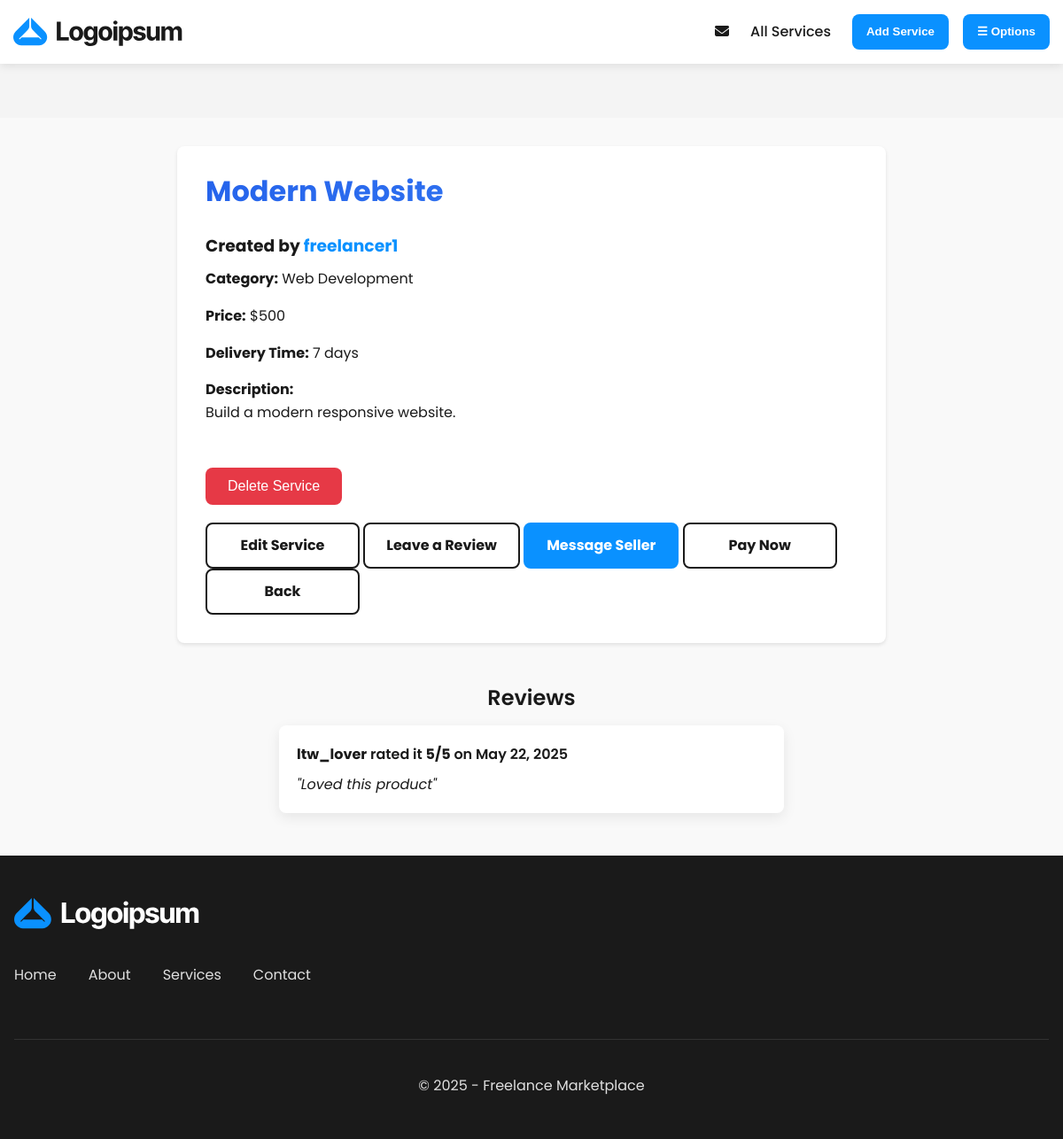
/pages/services/view.php?id=1 (signed in), run on the app's committed database.
### tables this page shows
CREATE TABLE Services (
    id INTEGER PRIMARY KEY AUTOINCREMENT,
    freelancer_id INTEGER NOT NULL,
    title TEXT NOT NULL,
    description TEXT NOT NULL,
    category_id INTEGER NOT NULL,
    price REAL NOT NULL,
    delivery_time INTEGER NOT NULL,
    created_at DATETIME DEFAULT CURRENT_TIMESTAMP,
    image_path TEXT,
    video_path TEXT,
    FOREIGN KEY (freelancer_id) REFERENCES Users(id),
    FOREIGN KEY (category_id) REFERENCES Categories(id)
);

CREATE TABLE Categories (
    id INTEGER PRIMARY KEY AUTOINCREMENT,
    name TEXT UNIQUE NOT NULL,
    description TEXT
);

CREATE TABLE Reviews (
    id INTEGER PRIMARY KEY AUTOINCREMENT,
    service_id INTEGER NOT NULL,
    client_id INTEGER NOT NULL,
    rating INTEGER CHECK(rating BETWEEN 1 AND 5) NOT NULL,
    comment TEXT,
    created_at DATETIME DEFAULT CURRENT_TIMESTAMP,
    FOREIGN KEY (service_id) REFERENCES Services(id),
    FOREIGN KEY (client_id) REFERENCES Users(id)
);

CREATE TABLE Users (
    id INTEGER PRIMARY KEY AUTOINCREMENT,
    name TEXT NOT NULL,
    username TEXT UNIQUE NOT NULL,
    email TEXT UNIQUE NOT NULL,
    password TEXT NOT NULL,
    is_admin INTEGER DEFAULT 0,
    created_at DATETIME DEFAULT CURRENT_TIMESTAMP
);

### public/includes/utils.php (called while the page is built, shortened)
<?php
function isLoggedIn() {
    return isset($_SESSION['user_id']);
}
function getCurrentUserId() {
    return isLoggedIn() ? $_SESSION['user_id'] : null;
}
?>

### public/pages/services/view.php (the view, shortened to what this page needs)
<?php
require_once '../../includes/utils.php';
$serviceId = $_GET['id'] ?? null;
$db = getDB();
$stmt = $db->prepare("
    SELECT Services.*, Categories.name AS category_name, Users.username AS freelancer_name
    FROM Services
    JOIN Categories ON Services.category_id = Categories.id
    JOIN Users ON Services.freelancer_id = Users.id
    WHERE Services.id = ?
");
$stmt->execute([$serviceId]);
$service = $stmt->fetch(PDO::FETCH_ASSOC);
$currentUserId = getCurrentUserId();
$isAdmin = false;
if ($currentUserId) {
    $stmt = $db->prepare("SELECT is_admin FROM Users WHERE id = ?");
    $stmt->execute([$currentUserId]);
    $user    = $stmt->fetch(PDO::FETCH_ASSOC);
    $isAdmin = ($user && $user['is_admin'] == 1);
}
$stmtReviews = $db->prepare("
    SELECT Reviews.*, Users.username AS client_name
    FROM Reviews
    JOIN Users ON Reviews.client_id = Users.id
    WHERE Reviews.service_id = ?
    ORDER BY Reviews.created_at DESC
");
$stmtReviews->execute([$serviceId]);
$reviews = $stmtReviews->fetchAll(PDO::FETCH_ASSOC);
include_once '../../templates/header.php';
?>
<div class="profile-container">
    <h1 class="gradient-heading"><?php echo htmlspecialchars($service['title']); ?></h1>
    <h3><strong>Created by
        <a href="<?php echo SITE_URL; ?>account.php?user=<?php echo $service['freelancer_id']; ?>">
            <?php echo htmlspecialchars($service['freelancer_name']); ?>
        </a>
    </strong></h3>
    <p><strong>Category:</strong> <?php echo htmlspecialchars($service['category_name']); ?></p>
    <p><strong>Price:</strong> $<?php echo htmlspecialchars($service['price']); ?></p>
    <p><strong>Delivery Time:</strong> <?php echo htmlspecialchars($service['delivery_time']); ?> days</p>
    <p><strong>Description:</strong><br><?php echo nl2br(htmlspecialchars($service['description'])); ?></p>
    <?php if ($currentUserId === $service['freelancer_id'] || $isAdmin): ?>
        <form action="delete_service.php" method="POST" onsubmit="return confirm('Are you sure you want to delete this service?');" style="margin-top: 20px;">
            <button type="submit" class="btn-delete-service">Delete Service</button>
        </form>
        <a href="<?php echo SITE_URL; ?>/pages/services/edit_job.php?id=<?php echo $service['id']; ?>" class="btn">Edit Service</a>
    <?php endif; ?>
    <?php if ($currentUserId && $currentUserId !== $service['freelancer_id']): ?>
        <a href="<?php echo SITE_URL; ?>/pages/services/add_review.php?service_id=<?php echo $service['id']; ?>" class="btn">Leave a Review</a>
        <a href="/pages/messages.php?user=<?php echo $service['freelancer_id']; ?>"
           class="btn btn-primary"
           style="margin-left:10px;">
            Message Seller
        </a>
        <a href="pay_service.php?id=<?= $serviceId ?>" class="btn btn-success" style="margin-left:10px;">
            Pay Now
        </a>
    <?php endif; ?>
    <a href="javascript:history.back()" class="btn">Back</a>
</div>
<div class="service-reviews container">
    <h3>Reviews</h3>
    <?php if (empty($reviews)): ?>
        <p>No reviews yet. Be the first to leave one!</p>
    <?php else: ?>
        <?php foreach ($reviews as $review): ?>
            <div class="review-card">
                <p class="review-meta">
                    <strong><?php echo htmlspecialchars($review['client_name']); ?></strong>
                    rated it
                    <strong><?php echo $review['rating']; ?>/5</strong>
                    on
                    <?php echo date("F j, Y", strtotime($review['created_at'])); ?>
                </p>
                <?php if (!empty($review['comment'])): ?>
                    <p class="review-comment">"<?php echo htmlspecialchars($review['comment']); ?>"</p>
                <?php endif; ?>
            </div>
        <?php endforeach; ?>
    <?php endif; ?>
</div>
<?php include_once '../../templates/footer.php';
?>

### public/assets/css/style.css (style rules this page uses)
:root { --primary: #0a91ff; --primary-dark: #035ca5; --primary-light: #378bcf; --secondary: #1A1A1A; --secondary-light: #333333; --background: #f9f9f9; --white: #ffffff; --gray-light: #f4f4f4; --gray: #e0e0e0; --gray-dark: #888888; --success: #28a745; --error: #dc3545; --font-main: 'Poppins', 'Segoe UI', Tahoma, Geneva, Verdana, sans-serif; }
* { margin: 0; padding: 0; box-sizing: border-box; }
html, body { height: 100%; }
body { font-family: var(--font-main); line-height: 1.6; color: var(--secondary); background-color: var(--background); display: flex; flex-direction: column; min-height: 100vh; }
.container { width: 100%; max-width: 1200px; margin: 0 auto; padding: 0 15px; }
h1, h2, h3, h4, h5, h6 { margin-bottom: 0.8rem; font-weight: 600; line-height: 1.2; }
p { margin-bottom: 1rem; }
a { color: var(--primary); text-decoration: none; transition: color 0.3s, background-color 0.3s; }
.service-reviews { margin: 3rem auto; max-width: 600px; }
.service-reviews h3 { font-size: 1.5rem; margin-bottom: 1rem; color: var(--text-dark); text-align: center; }
.review-card { background-color: var(--white); padding: 1.25rem; margin-bottom: 1rem; border-radius: 8px; box-shadow: 0 5px 15px rgba(0, 0, 0, 0.08); }
.review-meta { font-weight: 600; margin-bottom: 0.5rem; color: var(--text-dark); }
.review-comment { font-style: italic; color: var(--text-medium); margin: 0.5rem 0 0; }
.btn { text-align: center; font-size: 1rem; border-radius: 8px; line-height: clamp(2.5rem, 7vw, 3rem); text-decoration: none; font-weight: 700; min-width: 10.875rem; margin: auto; margin-left: 0px !important; color: var(--secondary); padding: 0 1.5rem; box-sizing: border-box; background-color: var(--white); border: 2px solid var(--secondary); display: inline-flex; align-items: center; justify-content: center; position: relative; z-index: 1; transition: color 0.3s; cursor: pointer; }
.btn:before { content: ""; width: 0; height: 100%; background: var(--secondary); opacity: 1; position: absolute; display: block; bottom: 0; left: 0; transition: width 0.3s; z-index: -1; }
.btn-primary { background-color: var(--primary); border-color: var(--primary); color: var(--white); }
.btn-primary:before { background: var(--primary-dark); }
.btn-delete-service { background-color: #e63946; border: none; padding: 12px 25px; font-size: 16px; color: #fff; border-radius: 8px; cursor: pointer; transition: background-color 0.3s ease; margin-top: 30px; margin-bottom: 20px; }
.profile-container { max-width: 800px; margin: 2rem auto; padding: 2rem; background: #fff; border-radius: 8px; box-shadow: 0 2px 4px rgba(0,0,0,0.1); }
.gradient-heading { background: linear-gradient(135deg, #2563eb 0%, #3b82f6 100%); -webkit-background-clip: text; background-clip: text; color: transparent; font-weight: 700; margin-bottom: 2rem; }

### data on the page
services: category.name "Web Development", price "500", delivery_time "7", description "Build a modern responsive website."
reviews: client.username "ltw_lover", rating "5", created_at "May 22, 2025", comment "Loved this product"

### other printed values
$service['freelancer_name'] "freelancer1"
